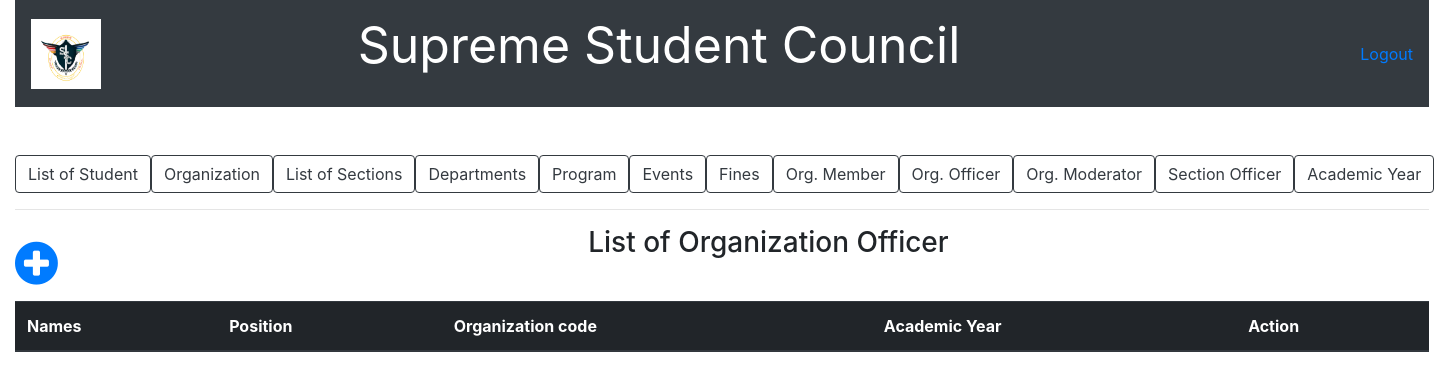
/list_of_organization_officer.php, run on an earlier commit of the app's database.
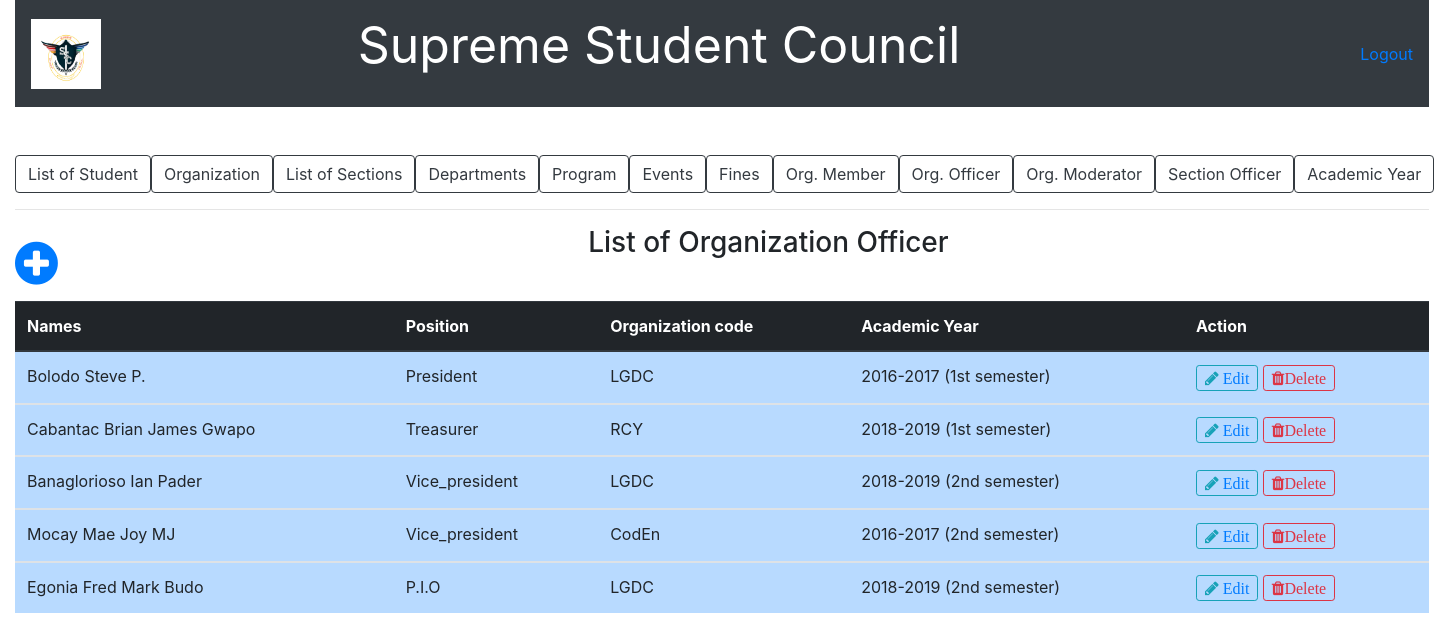
And on a later commit of the database.
### tables this page shows
CREATE TABLE `org_officer` (
  `id_number` varchar(15) NOT NULL,
  `position` varchar(20) NOT NULL,
  `organization_code` varchar(20) NOT NULL,
  `academic_code` int(11) NOT NULL
);

CREATE TABLE `student` (
  `id_number` varchar(15) NOT NULL,
  `last_name` varchar(20) NOT NULL,
  `first_name` varchar(20) NOT NULL,
  `middle_name` varchar(20) NOT NULL,
  `course_code` varchar(10) NOT NULL,
  `section_id` varchar(10) NOT NULL,
  `status` varchar(20) NOT NULL
);

CREATE TABLE `academic_year` (
  `academic_code` int(11) NOT NULL,
  `acad_year` varchar(20) NOT NULL,
  `semester` varchar(20) NOT NULL
);

### list_of_organization_officer.php (the view, shortened to what this page needs)
<?php include('server.php'); ?>
<!DOCTYPE html>
<html>
<head>
		<link rel="stylesheet" href="bootstrap/css/bootstrap.min.css">
		<link rel = "stylesheet" href = "font-awesome-4.7.0/font-awesome-4.7.0/css/font-awesome.min.css">
		<link href = "css/style.css" rel = "stylesheet" type = "text/css" >
		<link  rel = "stylesheet" href = "bootstrap/css/jquery.dataTables.min.css" type = "text/css" >
</head>
<body>
	<div class="container-fluid">
		<nav class="navbar navbar-expand-lg navbar-dark bg-dark">
		   <a href = "index.php"><img src = "picture/ssc.PNG" style=" height:70px; width:70px;"></a>
		  <div class="collapse navbar-collapse" id="navbarTogglerDemo03">
		    	<center><p style="color:white; font-size: 50px; margin-right: 400px;">Supreme Student Council</p></center>
		    	<a href="logout.php">Logout</a>
		  </div>
		</nav>
	</div>
	<br /><br />
	<div class="container-fluid">
				<div class="btn-group btn-group-lg" role="group"">
					<a href = "list_of_student.php"><button type="button" class="btn btn-outline-dark">List of Student</button></a>
					<a href ="list_of_organization.php"><button type="button" class="btn btn-outline-dark">Organization</button></a>
					<a href ="list_of_section.php"><button type="button" class="btn btn-outline-dark">List of Sections</button></a>
					<a href ="list_of_department.php"><button type="button" class="btn btn-outline-dark">Departments</button>
					<a href ="list_of_program.php"><button type="button" class="btn btn-outline-dark">Program</button></a>
					<a href ="list_of_event.php"><button type="button" class="btn btn-outline-dark">Events</button></a>
					<a href ="fines.php"><button type="button" class="btn btn-outline-dark">Fines</button></a>
					<a href ="list_of_organization_member.php"><button type="button" class="btn btn-outline-dark">Org. Member</button></a>
					<a href ="list_of_organization_officer.php"><button type="button" class="btn btn-outline-dark">Org. Officer</button></a>
					<a href ="list_of_organization_moderator.php"><button type="button" class="btn btn-outline-dark">Org. Moderator</button></a>
					<a href ="list_of_section_officer.php"><button type="button" class="btn btn-outline-dark">Section Officer</button></a>
					<a href ="list_of_acad_year.php"><button type="button" class="btn btn-outline-dark">Academic Year</button></a>
				</div>
				<hr />
				<a href = "add_new_organization_officer.php"><span style="float: left; font-size: 50px; margin-right: 50px;"><i class="fa fa-plus-circle" font-size = "50px"></i></span></a>
				<center><h3>List of Organization Officer</h3></center><br />
				<?php $results = mysqli_query($db, "SELECT * FROM org_officer,student,academic_year WHERE student.id_number=org_officer.id_number AND org_officer.academic_code=academic_year.academic_code"); ?>
				<table class="table table-primary" id = "myTable">
				  <thead class="thead-dark">
				    <tr>
				      <th scope="col">Names</th>
				      <th scope="col">Position</th>
				      <th scope="col">Organization code</th>
					  <th scope="col">Academic Year</th>
				      <th scope="col">Action</th>
				    </tr>
				  </thead>
				  <?php while ($row = mysqli_fetch_array($results)){ ?>
				  <tbody>
				    <tr>
							<td><?php echo ucwords($row['last_name']." ".$row['first_name']." ".$row['middle_name'])?></td>
							<td><?php echo $row['position']?></td>
							<td><?php echo $row['organization_code']?></td>
							<td><?php echo $row['acad_year']." "."(".$row['semester'].")" ?></td>
							<td>
								<button type="button" class="btn btn-outline-info btn-sm fa fa-pencil"><a href="update_org_officer.php?edit6=<?php echo $row['id_number']; ?>"> Edit </a></button>
								<button type="button" class="btn btn-outline-danger btn-sm fa fa-trash" data-toggle="modal" data-target="#exampleModal">Delete</button>
							</td>
				    </tr>
				  </tbody>
				<?php
  				  } ?>
				</table>
	</div>
</body>
</html>

What changed in the data, as far as the page shows it:
added org_officer: id_number.middle_name "Bolodo Steve P.", position "President", organization_code "LGDC", academic_code.acad_year "2016-2017", academic_code.semester "1st semester"
added org_officer: id_number.middle_name "Cabantac Brian James Gwapo", position "Treasurer", organization_code "RCY", academic_code.acad_year "2018-2019", academic_code.semester "1st semester"
added org_officer: id_number.middle_name "Banaglorioso Ian Pader", position "Vice_president", organization_code "LGDC", academic_code.acad_year "2018-2019", academic_code.semester "2nd semester"
added org_officer: id_number.middle_name "Mocay Mae Joy MJ", position "Vice_president", organization_code "CodEn", academic_code.acad_year "2016-2017", academic_code.semester "2nd semester"
added org_officer: id_number.middle_name "Egonia Fred Mark Budo", position "P.I.O", organization_code "LGDC", academic_code.acad_year "2018-2019", academic_code.semester "2nd semester"
